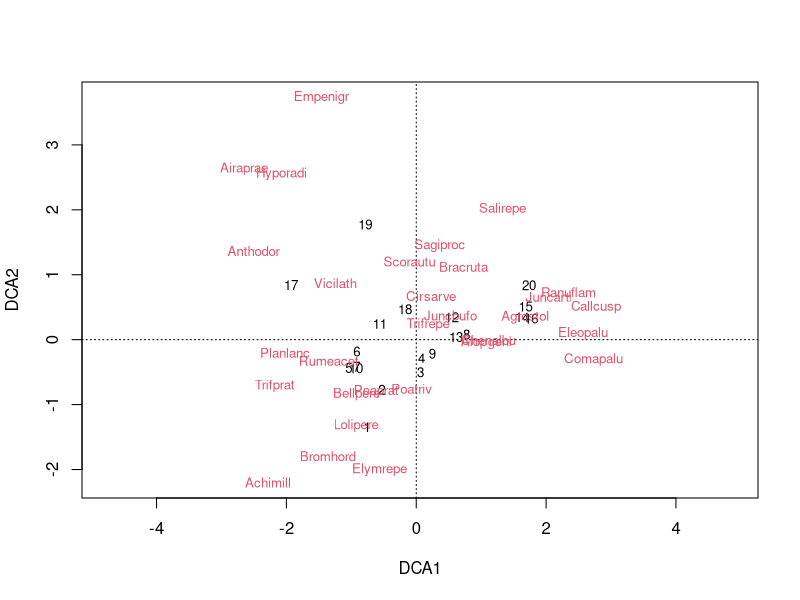
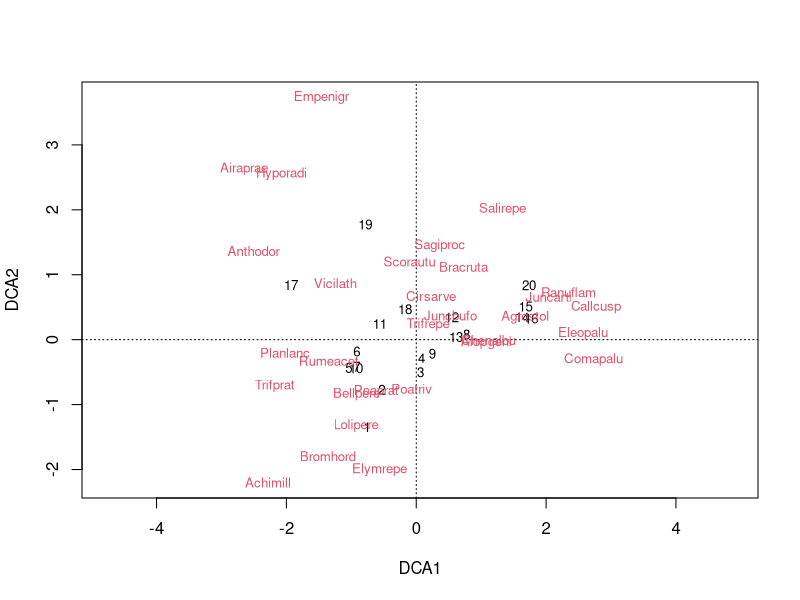

These charts were generated, in order, by the following R code:
##Install vegan package 
install.packages("vegan")
library(vegan)
data(dune)
ord <- decorana(dune)
ord

##Call: decorana(veg = dune)
#Detrended correspondence analysis with 26 segments.
#Rescaling of axes with 4 iterations. 

plot(ord)

head(dune)
ord <- decorana(dune)

ldc1 = 3.7004
ldc2 = 3.1166
ldc3 = 1.30055
ldc4 = 1.47888
total = ldc1 + ldc2 + ldc3 + ldc4

pldc1 = ldc1 * 100 / total
pldc2 = ldc2 * 100 / total
pldc3 = ldc3 * 100 / total
pldc4 = ldc4 * 100 / total
pldc1
pldc2
pldc1 + pldc2
plot(ord)
